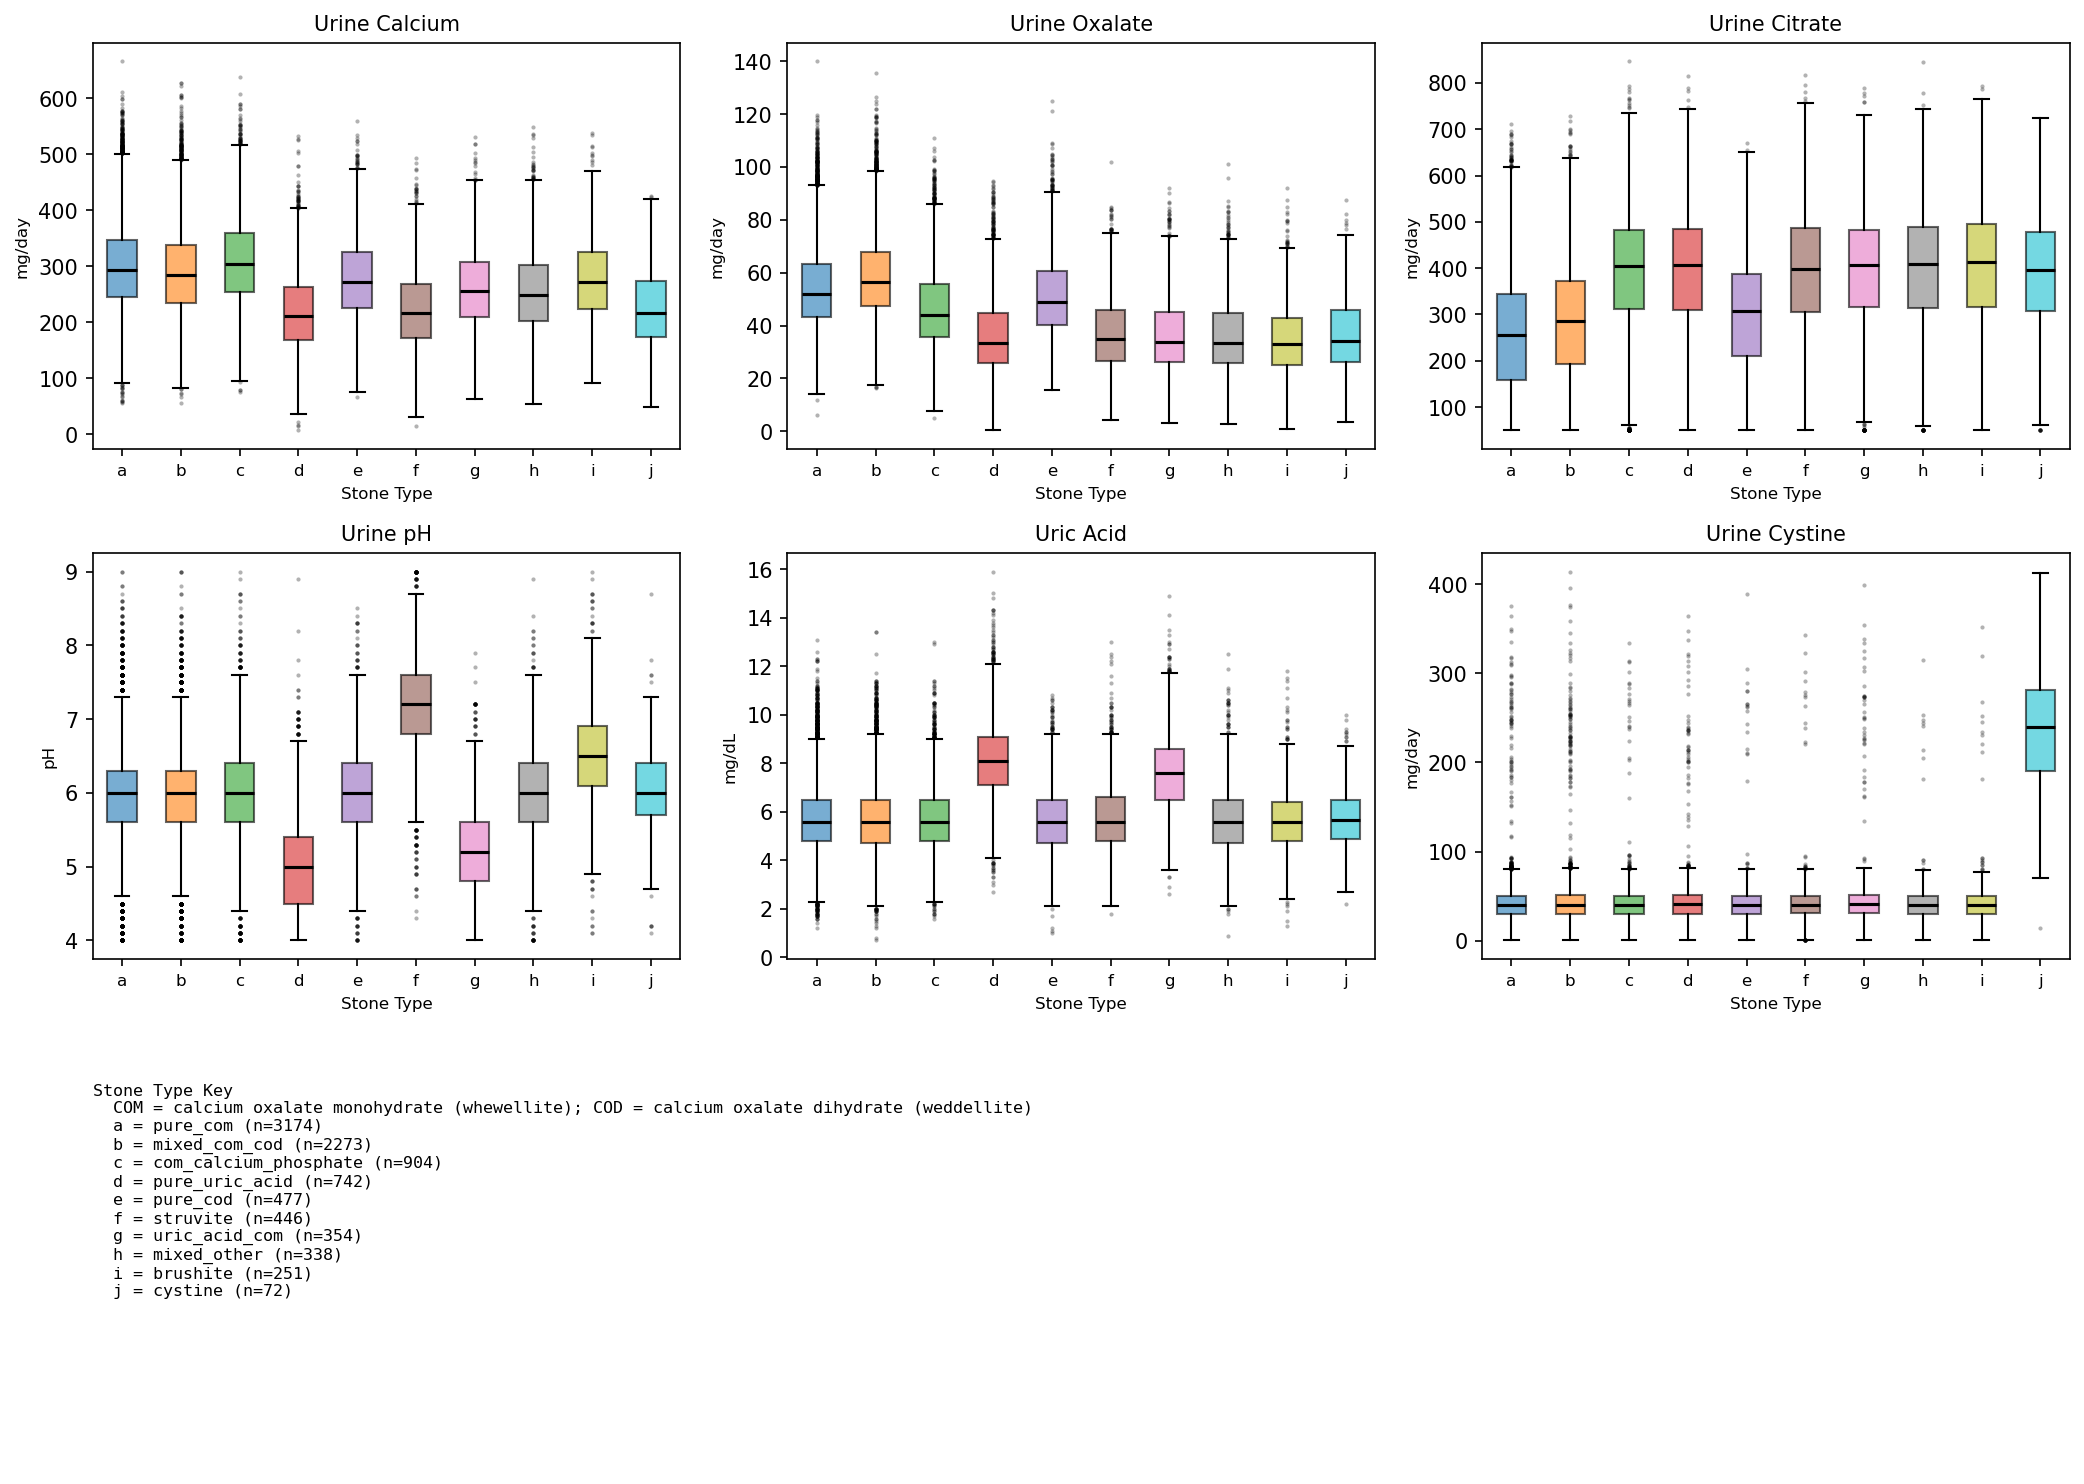

Write the Python code that produced this figure.
"""
Step 4: Lab Value Trajectories (PD3)
======================================
Analyze longitudinal lab results, focusing on the stone panel tests that
differentiate stone types. Show that lab patterns correlate with stone type
(by design — the synthetic data was generated with these correlations built in).

Outputs:
- Summary statistics for stone panel labs by stone type
- Figure: box plots of key stone panel values by stone type (with key)

Terminology:
- Stone panel: a set of lab tests used to evaluate kidney stone risk
  - Urine Calcium 24hr: elevated in calcium stone formers (hypercalciuria)
  - Urine Oxalate 24hr: elevated in oxalate stone formers (hyperoxaluria)
  - Urine Citrate 24hr: LOW citrate = risk factor (hypocitraturia inhibits crystallization)
  - Urine pH: low pH → uric acid stones; high pH → calcium phosphate/struvite
  - Uric Acid (serum): elevated in uric acid stone formers (hyperuricemia)
  - Urine Cystine 24hr: elevated only in cystinuria patients
  - Phosphorus: may be elevated in calcium phosphate stones
  - PTH (parathyroid hormone): elevated in primary hyperparathyroidism → calcium stones
"""

import os
from pathlib import Path

import pandas as pd
import numpy as np
import matplotlib.pyplot as plt

# ---------------------------------------------------------------------------
# Configuration
# ---------------------------------------------------------------------------
DATA_DIR = Path(os.path.expanduser("~/securecomputing-data"))
PD3_PATH = DATA_DIR / "pd3" / "lab_results.csv"
PD0_DIR = DATA_DIR / "pd0"

# Key stone panel tests to visualize (most discriminating for stone type)
KEY_TESTS = ["urine_calcium", "urine_oxalate", "urine_citrate", "urine_ph",
             "uric_acid", "urine_cystine"]

# ---------------------------------------------------------------------------
# Load data
# ---------------------------------------------------------------------------
print("Step 4: Analyzing PD3 lab value trajectories...")

print("  Loading lab results (this may take a moment)...")
labs_df = pd.read_csv(PD3_PATH)
print(f"  Lab results: {len(labs_df):,} rows")
print(f"  Panels: {sorted(labs_df['panel'].unique())}")
print(f"  Patients: {labs_df['person_id'].nunique():,}")
print(f"  Visits per patient: {labs_df.groupby('person_id')['visit_date'].nunique().describe()[['mean','min','max']].to_dict()}")

# Load stone assignments
patient_stones = pd.read_csv(PD0_DIR / "patient_stones.csv")
stone_patients = patient_stones[patient_stones["stone_type"] != "none"]
primary_stones = stone_patients.groupby("mrn")["stone_type"].first().reset_index()
primary_stones.columns = ["mrn", "primary_stone_type"]

# ---------------------------------------------------------------------------
# Filter to stone panel and merge with stone type
# ---------------------------------------------------------------------------
stone_labs = labs_df[labs_df["panel"] == "stone_panel"].copy()
print(f"\n  Stone panel rows: {len(stone_labs):,}")

stone_labs = stone_labs.merge(primary_stones, on="mrn", how="left")
# Keep only patients with a known stone type
stone_labs = stone_labs.dropna(subset=["primary_stone_type"])
print(f"  Stone panel rows (stone patients only): {len(stone_labs):,}")

# ---------------------------------------------------------------------------
# Summary statistics by stone type and test
# ---------------------------------------------------------------------------
print("\n--- Mean Stone Panel Values by Stone Type ---")

summary = (
    stone_labs[stone_labs["test_code"].isin(KEY_TESTS)]
    .groupby(["primary_stone_type", "test_code"])["value"]
    .agg(["mean", "std", "count"])
    .round(1)
)

# Print a condensed view
for test in KEY_TESTS:
    print(f"\n  {test}:")
    test_data = summary.xs(test, level="test_code") if test in summary.index.get_level_values("test_code") else None
    if test_data is not None:
        for stype in test_data.index:
            row = test_data.loc[stype]
            print(f"    {stype}: mean={row['mean']:.1f}, std={row['std']:.1f}, n={int(row['count'])}")

# ---------------------------------------------------------------------------
# Figure: Box plots of key labs by stone type
# ---------------------------------------------------------------------------
print("\n  Generating lab trajectory figure...")

# Get stone type ordering and letter labels
type_counts = primary_stones["primary_stone_type"].value_counts()
stone_types_sorted = type_counts.index.tolist()
letters = [chr(ord('a') + i) for i in range(len(stone_types_sorted))]
stone_type_key = dict(zip(letters, stone_types_sorted))

# Map stone types to letters for plotting
stone_labs["type_letter"] = stone_labs["primary_stone_type"].map(
    {v: k for k, v in stone_type_key.items()}
)

# Build key text
key_lines = ["Stone Type Key",
            "  COM = calcium oxalate monohydrate (whewellite); COD = calcium oxalate dihydrate (weddellite)"]
for letter, stype in stone_type_key.items():
    n = type_counts.get(stype, 0)
    key_lines.append(f"  {letter} = {stype} (n={n})")
key_text = "\n".join(key_lines)

# Create figure: 2x3 grid of box plots + key row
fig = plt.figure(figsize=(14, 10))

# 6 panels for key tests
for idx, test_code in enumerate(KEY_TESTS):
    ax = fig.add_subplot(3, 3, idx + 1)
    test_data = stone_labs[stone_labs["test_code"] == test_code]

    # Build data for box plot
    box_data = []
    box_labels = []
    for letter in letters:
        stype = stone_type_key[letter]
        values = test_data[test_data["primary_stone_type"] == stype]["value"].dropna()
        if len(values) > 0:
            box_data.append(values.values)
            box_labels.append(letter)
        else:
            box_data.append([])
            box_labels.append(letter)

    bp = ax.boxplot(box_data, labels=box_labels, patch_artist=True,
                    medianprops=dict(color="black", linewidth=1.5),
                    flierprops=dict(marker='.', markersize=2, alpha=0.3))

    # Color boxes
    colors = plt.cm.tab10(np.linspace(0, 1, len(box_labels)))
    for patch, color in zip(bp['boxes'], colors):
        patch.set_facecolor(color)
        patch.set_alpha(0.6)

    # Get unit from data
    units = test_data["unit"].dropna()
    unit_row = units.iloc[0] if len(units) > 0 else ""
    # Special case: pH title and label
    if test_code == "urine_ph":
        ax.set_title("Urine pH", fontsize=10)
        ax.set_ylabel("pH", fontsize=8)
    else:
        ax.set_title(test_code.replace("_", " ").title(), fontsize=10)
        ax.set_ylabel(unit_row, fontsize=8)
    ax.set_xlabel("Stone Type", fontsize=8)
    ax.tick_params(axis='x', labelsize=8)

# Key panel (bottom row, spanning columns)
ax_key = fig.add_subplot(3, 1, 3)
ax_key.axis("off")
ax_key.text(0.0, 0.95, key_text, transform=ax_key.transAxes,
            fontsize=8, fontfamily="monospace", verticalalignment="top")

plt.tight_layout()
plt.savefig("step4_lab_trajectories.png", dpi=150, bbox_inches="tight")
plt.show()

# ---------------------------------------------------------------------------
# Second figure: Uric Acid detail chart with key
# ---------------------------------------------------------------------------
print("  Generating uric acid detail figure...")

fig2 = plt.figure(figsize=(10, 6))

ax_ua = fig2.add_subplot(2, 1, 1)
test_data = stone_labs[stone_labs["test_code"] == "uric_acid"]

box_data = []
box_labels = []
for letter in letters:
    stype = stone_type_key[letter]
    values = test_data[test_data["primary_stone_type"] == stype]["value"].dropna()
    box_data.append(values.values if len(values) > 0 else [])
    box_labels.append(letter)

bp = ax_ua.boxplot(box_data, labels=box_labels, patch_artist=True,
                   medianprops=dict(color="black", linewidth=1.5),
                   flierprops=dict(marker='.', markersize=2, alpha=0.3))

colors = plt.cm.tab10(np.linspace(0, 1, len(box_labels)))
for patch, color in zip(bp['boxes'], colors):
    patch.set_facecolor(color)
    patch.set_alpha(0.6)

ax_ua.set_title("Serum Uric Acid by Stone Type", fontsize=11)
ax_ua.set_ylabel("mg/dL", fontsize=9)
ax_ua.set_xlabel("Stone Type", fontsize=9)

# Key panel
ax_key2 = fig2.add_subplot(2, 1, 2)
ax_key2.axis("off")
ax_key2.text(0.0, 0.95, key_text, transform=ax_key2.transAxes,
             fontsize=8, fontfamily="monospace", verticalalignment="top")

plt.tight_layout()
plt.savefig("step4_uric_acid_detail.png", dpi=150, bbox_inches="tight")
plt.show()

print("\n[Step 4 complete] Figures saved to step4_lab_trajectories.png and step4_uric_acid_detail.png")
